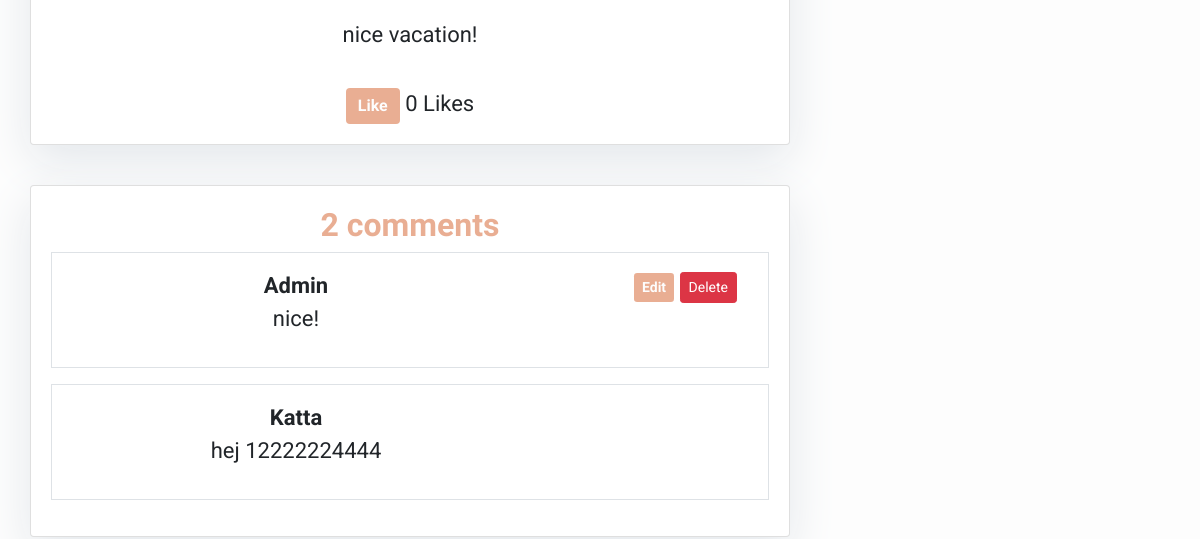
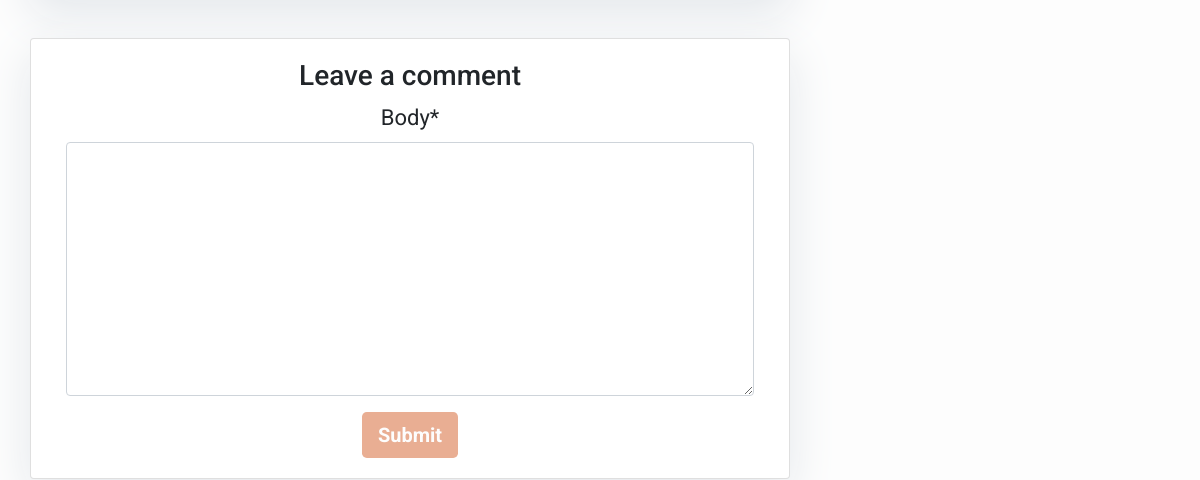
The page /vacation/ (signed in, middle part) on the database as committed earlier (2 pictures, top to bottom).
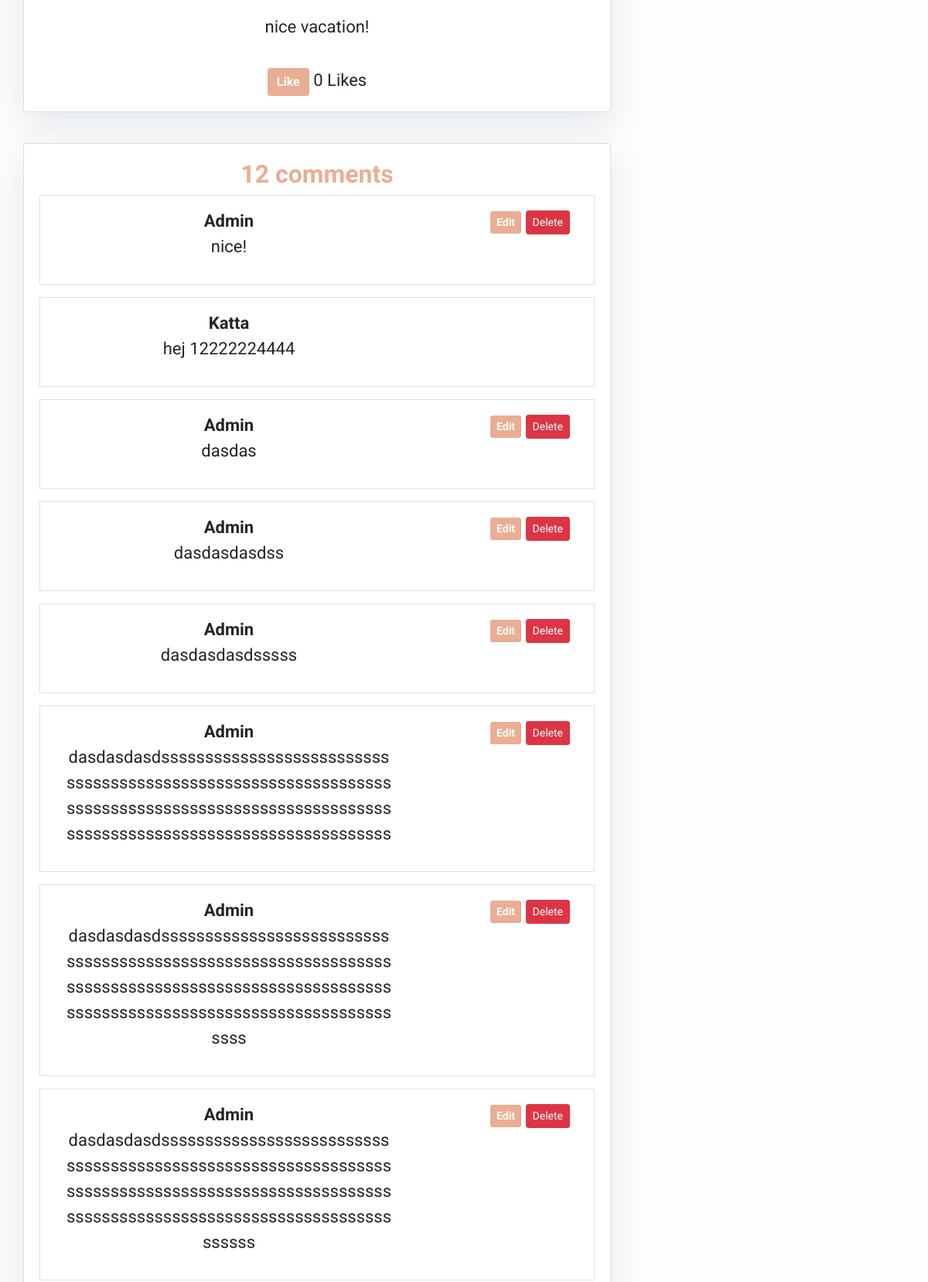
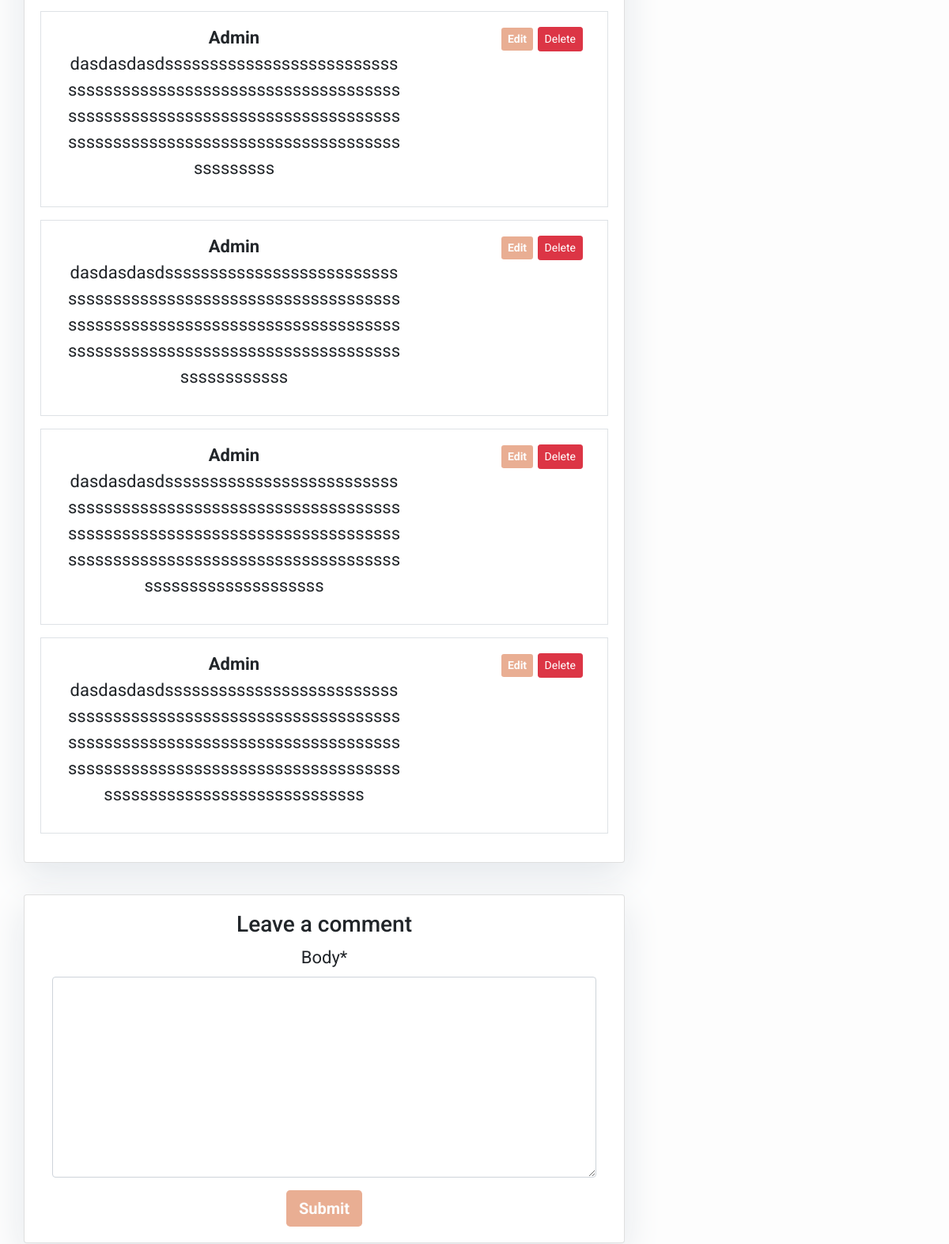
The same page on the database as committed later (2 pictures, top to bottom).
### blog/models.py (models this page shows, shortened)
class Comment(models.Model):
    post = models.ForeignKey(Post,on_delete=models.CASCADE,related_name='comments')
    name = models.CharField(max_length=80)
    email = models.EmailField()
    body = models.TextField()
    created_on = models.DateTimeField(auto_now_add=True)
    active = models.BooleanField(default=True)
    class Meta:
        ordering = ['created_on']

### blog/views.py (the view)
# urls.py: path('<slug:slug>/', views.post_detail, name='post_detail'),
@login_required
def post_detail(request, slug):
    template_name = 'post_detail.html'
    post = get_object_or_404(Post, slug=slug)
    comments = post.comments.filter(active=True)
    new_comment = None
    if request.method == 'POST':
        comment_form = CommentForm(data=request.POST)
        if comment_form.is_valid():
            new_comment = comment_form.save(commit=False)
            new_comment.post = post
            new_comment.name = request.user.username # set the name field to the username of the logged-in user
            new_comment.save()
    else:
        comment_form = CommentForm()
    return render(request, template_name, {'post': post,
                                           'comments': comments,
                                           'new_comment': new_comment,
                                           'comment_form': comment_form})

### blog/forms.py
class CommentForm(forms.ModelForm):
    class Meta:
        model = Comment
        fields = ('body',)

### templates/post_detail.html (shortened to what this page needs)
{% extends 'base.html' %}
{% block content %}
{% load static %}
{% load crispy_forms_tags %}
<div class="container text-center">
  <div class="row">
    <div class="col-md-8 card mb-4  mt-3 left  top">
      <div class="card-body">
        <p class="card-text ">{{ post.content | safe }}</p>
        <button id="like-btn" class="btn btn-primary" {% if not user.is_authenticated %}disabled{% endif %}>Like</button>
        <span id="like-count">{{ post.likes.count }}</span> Likes
      </div>
    </div>
    <div class="col-md-8 card mb-4  mt-3 ">
      <div class="card-body">
        <h2 class="card-text-comments">{{ comments.count }} comments</h2>
        {% for comment in comments %}
        <div class="row mb-3 border p-3">
          <div class="col-8">
            <strong>{{ comment.name }}</strong>
            <p>{{ comment.body }}</p>
          </div>
          {% if user.is_authenticated and user.username == comment.name %}
            <div class="col-4 text-right">
              <a href="{% url 'edit_comment' comment_id=comment.id %}" class="btn btn-primary btn-sm">Edit</a>
              <form method="POST" action="{% url 'comment_delete' slug=post.slug comment_id=comment.id %}" class="d-inline">
                <button type="submit" class="btn btn-danger btn-sm">Delete</button>
              </form>
            </div>
          {% endif %}
        </div>
      {% endfor %}
      </div>
    </div>
    <div class="col-md-8 card mb-4  mt-3 ">
      <div class="card-body">
        <h3>Leave a comment</h3>
        <form method="post">
          {{ comment_form | crispy }}
          <button type="submit" class="btn btn-primary  btn-lg">Submit</button>
        </form>
      </div>
    </div>
  </div>
</div>
{% endblock content %}

Rows that differ between the two databases and show on the page:
added Comment: name "Admin", body "dasdas", shows "Edit"
added Comment: name "Admin", body "dasdasdasdss", shows "Edit"
added Comment: name "Admin", body "dasdasdasdsssss", shows "Edit"
added Comment: name "Admin", body "dasdasdasdsssssssssssssssssssssssssssssssssssssssssssssssssssssssssssssssssssssssssssssssssssssssssssssssssssssssssssssssssssssssssssssssssssssssss", shows "Edit"
added Comment: name "Admin", body "dasdasdasdsssssssssssssssssssssssssssssssssssssssssssssssssssssssssssssssssssssssssssssssssssssssssssssssssssssssssssssssssssssssssssssssssssssssssssss", shows "Edit"
added Comment: name "Admin", body "dasdasdasdsssssssssssssssssssssssssssssssssssssssssssssssssssssssssssssssssssssssssssssssssssssssssssssssssssssssssssssssssssssssssssssssssssssssssssssss", shows "Edit"
added Comment: name "Admin", body "dasdasdasdssssssssssssssssssssssssssssssssssssssssssssssssssssssssssssssssssssssssssssssssssssssssssssssssssssssssssssssssssssssssssssssssssssssssssssssssss", shows "Edit"
added Comment: name "Admin", body "dasdasdasdsssssssssssssssssssssssssssssssssssssssssssssssssssssssssssssssssssssssssssssssssssssssssssssssssssssssssssssssssssssssssssssssssssssssssssssssssssss", shows "Edit"
added Comment: name "Admin", body "dasdasdasdsssssssssssssssssssssssssssssssssssssssssssssssssssssssssssssssssssssssssssssssssssssssssssssssssssssssssssssssssssssssssssssssssssssssssssssssssssssssssssss", shows "Edit"
added Comment: name "Admin", body "dasdasdasdssssssssssssssssssssssssssssssssssssssssssssssssssssssssssssssssssssssssssssssssssssssssssssssssssssssssssssssssssssssssssssssssssssssssssssssssssssssssssssssssssssss", shows "Edit"
Other text that changed with them:
{{ comments.count }}: "2" → "12"
